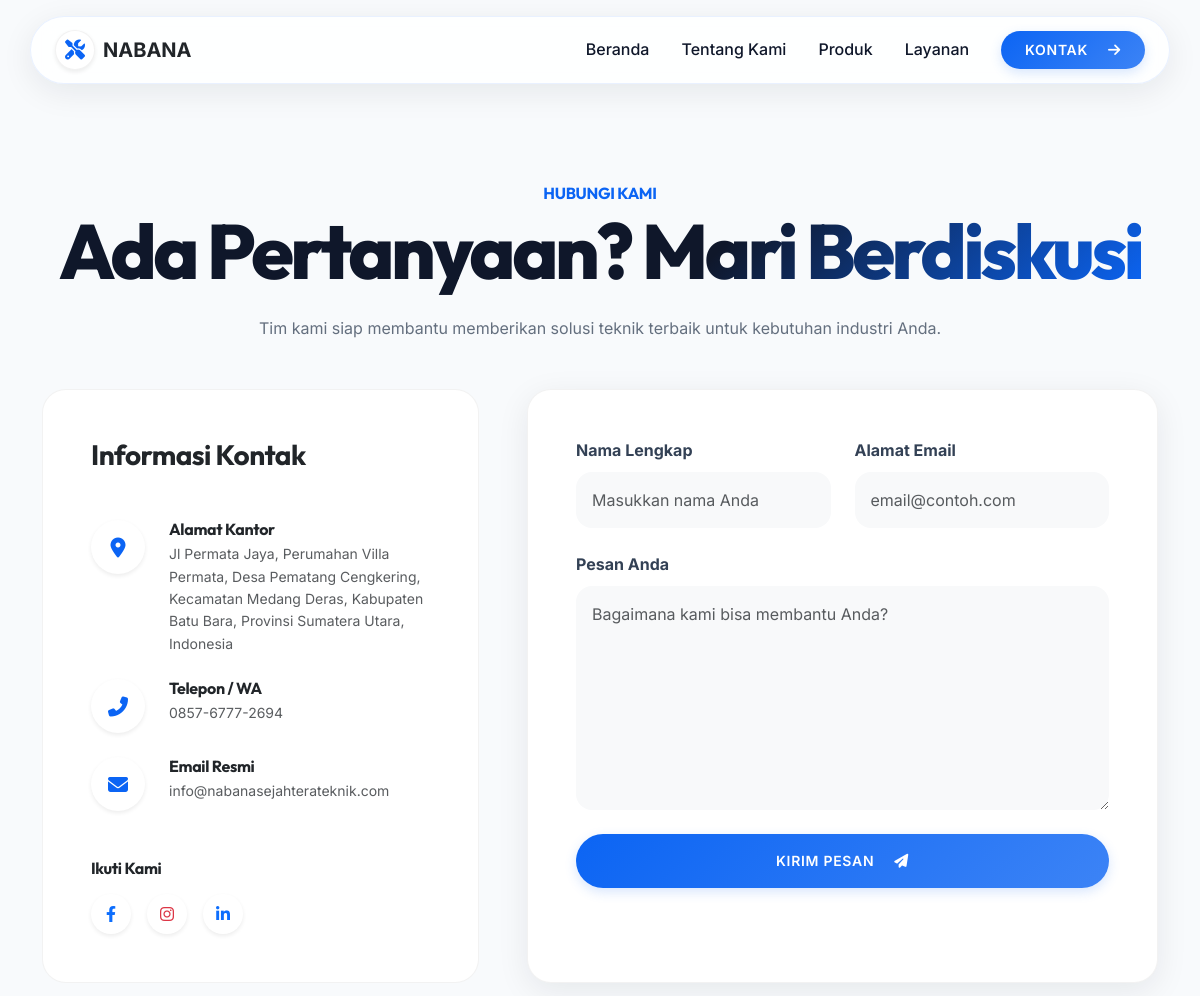
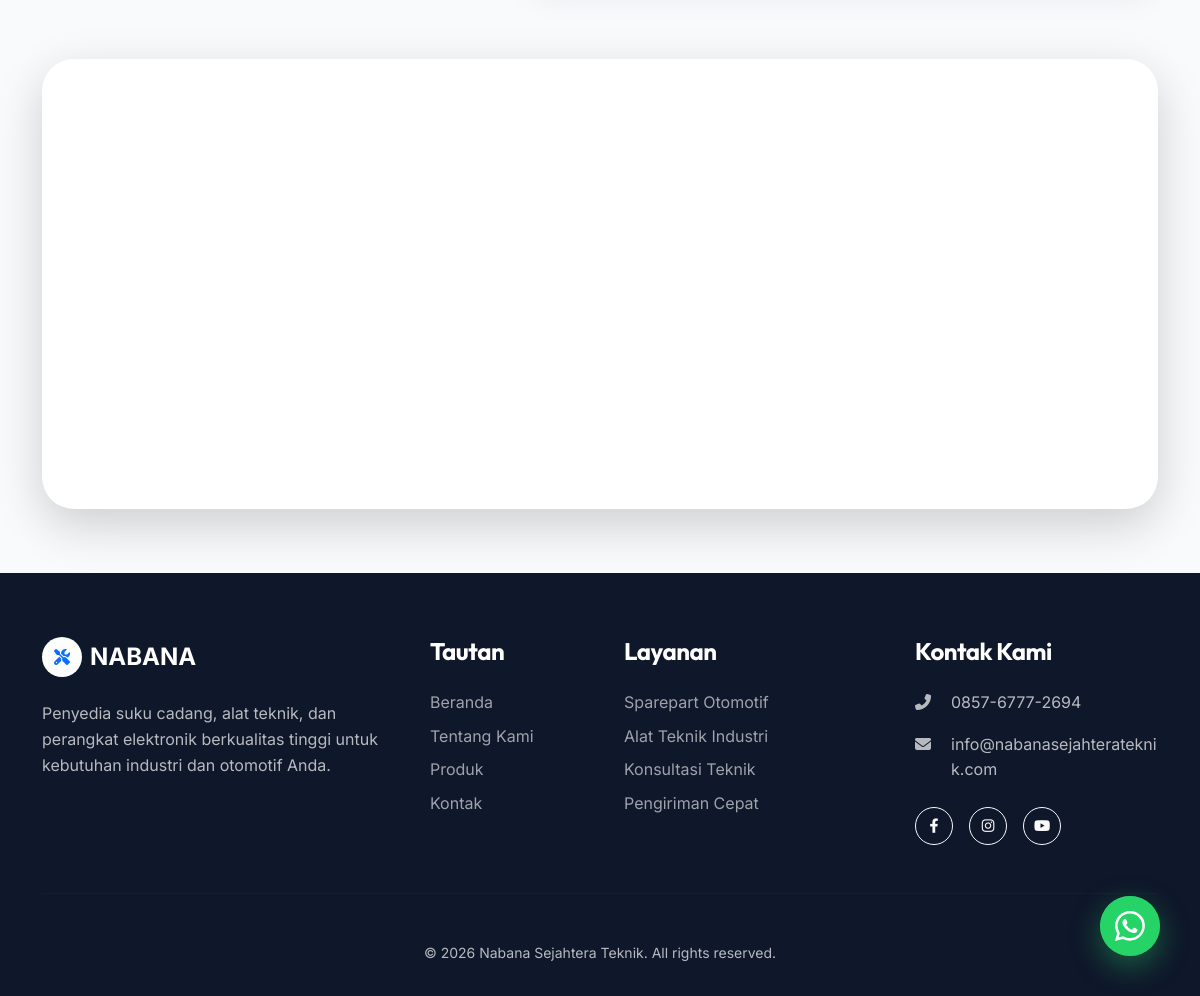
Page /kontak on the committed database (2 pictures, top to bottom).
### tables this page shows
CREATE TABLE `settings` (
    `id` INT(11) UNSIGNED NOT NULL AUTO_INCREMENT,
    `setting_key` VARCHAR(100) NOT NULL,
    `setting_value` TEXT DEFAULT NULL,
    `setting_group` VARCHAR(50) DEFAULT 'general',
    `updated_at` TIMESTAMP DEFAULT CURRENT_TIMESTAMP ON UPDATE CURRENT_TIMESTAMP,
    PRIMARY KEY (`id`),
    UNIQUE KEY `uk_setting_key` (`setting_key`)
);

### controllers/ContactController.php (called while the page is built, shortened)
<?php
class ContactController {
    public function index() {
        require VIEWS_PATH . 'layouts/header.php';
        require VIEWS_PATH . 'contact/index.php';
        require VIEWS_PATH . 'layouts/footer.php';
    }
}

### index.php (called while the page is built, shortened)
<?php
require_once __DIR__ . '/helpers/functions.php';
require_once __DIR__ . '/routes.php';

### views/contact/index.php (the view, shortened to what this page needs)
<section class="section-padding page-header-spacing">
    <div class="container">
        <div class="text-center mb-5 animate-fade-up">
            <h6 class="text-primary-custom fw-bold text-uppercase mb-2">Hubungi Kami</h6>
            <h1 class="page-title">Ada Pertanyaan? <span class="text-gradient">Mari Berdiskusi</span></h1>
            <p class="lead-mobile opacity-75 max-w-600 mx-auto">Tim kami siap membantu memberikan solusi teknik terbaik untuk kebutuhan industri Anda.</p>
        </div>
        <div class="row g-5">
            <div class="col-lg-5">
                <div class="premium-card bg-blue-light h-100 p-4 p-md-5">
                    <h3 class="fw-bold text-dark mb-5">Informasi Kontak</h3>
                    <div class="contact-info-item d-flex mb-4">
                        <div class="bg-white text-primary-custom shadow-sm rounded-circle d-flex align-items-center justify-content-center flex-shrink-0" style="width: 54px; height: 54px;">
                            <i class="fas fa-map-marker-alt fa-lg"></i>
                        </div>
                        <div class="ms-4">
                            <h6 class="fw-bold text-dark mb-1">Alamat Kantor</h6>
                            <p class="text-muted small mb-0"><?php echo esc(getSetting('company_address')); ?></p>
                        </div>
                    </div>
                    <div class="contact-info-item d-flex mb-4">
                        <div class="bg-white text-primary-custom shadow-sm rounded-circle d-flex align-items-center justify-content-center flex-shrink-0" style="width: 54px; height: 54px;">
                            <i class="fas fa-phone-alt fa-lg"></i>
                        </div>
                        <div class="ms-4">
                            <h6 class="fw-bold text-dark mb-1">Telepon / WA</h6>
                            <p class="text-muted small mb-0"><?php echo esc(getSetting('company_phone')); ?></p>
                        </div>
                    </div>
                    <div class="contact-info-item d-flex mb-5">
                        <div class="bg-white text-primary-custom shadow-sm rounded-circle d-flex align-items-center justify-content-center flex-shrink-0" style="width: 54px; height: 54px;">
                            <i class="fas fa-envelope fa-lg"></i>
                        </div>
                        <div class="ms-4">
                            <h6 class="fw-bold text-dark mb-1">Email Resmi</h6>
                            <p class="text-muted small mb-0"><?php echo esc(getSetting('company_email')); ?></p>
                        </div>
                    </div>
                    <div class="mt-auto">
                        <h6 class="fw-bold text-dark mb-3">Ikuti Kami</h6>
                        <div class="social-links d-flex gap-3">
                            <a href="#" class="btn btn-white shadow-sm rounded-circle p-0 d-flex align-items-center justify-content-center" style="width: 40px; height: 40px;"><i class="fab fa-facebook-f text-primary"></i></a>
                            <a href="#" class="btn btn-white shadow-sm rounded-circle p-0 d-flex align-items-center justify-content-center" style="width: 40px; height: 40px;"><i class="fab fa-instagram text-danger"></i></a>
                            <a href="#" class="btn btn-white shadow-sm rounded-circle p-0 d-flex align-items-center justify-content-center" style="width: 40px; height: 40px;"><i class="fab fa-linkedin-in text-primary"></i></a>
                        </div>
                    </div>
                </div>
            </div>
            <div class="col-lg-7">
                <div class="premium-card glass p-4 p-md-5">
                    <form action="<?php echo BASE_URL; ?>/kontak" method="POST">
                        <div class="row g-4">
                            <div class="col-md-6">
                                <label class="form-label fw-bold">Nama Lengkap</label>
                                <input type="text" name="name" class="form-control rounded-4 p-3 border-0 bg-light" placeholder="Masukkan nama Anda" required>
                            </div>
                            <div class="col-md-6">
                                <label class="form-label fw-bold">Alamat Email</label>
                                <input type="email" name="email" class="form-control rounded-4 p-3 border-0 bg-light" placeholder="email@contoh.com" required>
                            </div>
                            <div class="col-12">
                                <label class="form-label fw-bold">Pesan Anda</label>
                                <textarea name="message" rows="8" class="form-control rounded-4 p-3 border-0 bg-light" placeholder="Bagaimana kami bisa membantu Anda?" required></textarea>
                            </div>
                            <div class="col-12">
                                <button type="submit" class="btn-premium btn-primary-premium w-100 justify-content-center py-3">
                                    Kirim Pesan <i class="fas fa-paper-plane ms-2"></i>
                                </button>
                            </div>
                        </div>
                    </form>
                </div>
            </div>
        <div class="mt-5 pt-4 animate-fade-up">
            <div class="premium-card p-0 overflow-hidden rounded-5 shadow-lg border-0">
                <div style="width: 100%; height: 450px;">
                    <iframe
                        src="https://www.google.com/maps/embed?pb=!1m18!1m12!1m3!1d127441.22238478446!2d99.30948924335938!3d3.461331700000001!2m3!1f0!2f0!3f0!3m2!1i1024!2i768!4f13.1!3m3!1m2!1s0x3031835700000001%3A0x6b6c0e0000000000!2sKabupaten%20Batu%20Bara%2C%20Sumatera%20Utara!5e0!3m2!1sid!2sid!4v1700000000000!5m2!1sid!2sid"
                        width="100%" height="100%" style="border:0;" allowfullscreen="" loading="lazy"></iframe>
                </div>
            </div>
        </div>
    </div>
</section>

### views/layouts/footer.php (shortened to what this page needs)
</main>
<footer class="main-footer">
    <div class="container">
        <div class="row g-5">
            <div class="col-lg-4">
                <div class="footer-brand d-flex align-items-center mb-4">
                    <div class="brand-icon bg-white text-primary rounded-circle d-flex align-items-center justify-content-center me-2" style="width: 40px; height: 40px;">
                        <i class="fas fa-tools"></i>
                    </div>
                    <span class="fw-bold text-white h4 mb-0">NABANA</span>
                </div>
                <p class="mb-4">Penyedia suku cadang, alat teknik, dan perangkat elektronik berkualitas tinggi untuk kebutuhan industri dan otomotif Anda.</p>
            </div>
            <div class="col-lg-2 col-md-4">
                <h4>Tautan</h4>
                <a href="<?php echo BASE_URL; ?>" class="footer-link">Beranda</a>
                <a href="<?php echo BASE_URL; ?>/tentang-kami" class="footer-link">Tentang Kami</a>
                <a href="<?php echo BASE_URL; ?>/produk" class="footer-link">Produk</a>
                <a href="<?php echo BASE_URL; ?>/kontak" class="footer-link">Kontak</a>
            </div>
            <div class="col-lg-3 col-md-4">
                <h4>Layanan</h4>
                <a href="#" class="footer-link">Sparepart Otomotif</a>
                <a href="#" class="footer-link">Alat Teknik Industri</a>
                <a href="#" class="footer-link">Konsultasi Teknik</a>
                <a href="#" class="footer-link">Pengiriman Cepat</a>
            </div>
            <div class="col-lg-3 col-md-4">
                <h4>Kontak Kami</h4>
                <ul class="list-unstyled footer-contact-list">
                    <li class="d-flex mb-3">
                        <i class="fas fa-phone-alt mt-1 me-3 text-accent flex-shrink-0" style="width: 20px;"></i>
                        <a href="tel:<?php echo getSetting('company_phone'); ?>" class="text-reset text-decoration-none">
                            <?php echo esc(getSetting('company_phone') ?? '+62 857 6777 2694'); ?>
                        </a>
                    </li>
                    <li class="d-flex mb-4">
                        <i class="fas fa-envelope mt-1 me-3 text-accent flex-shrink-0" style="width: 20px;"></i>
                        <a href="mailto:<?php echo getSetting('company_email'); ?>" class="text-reset text-decoration-none text-break">
                            <?php echo esc(getSetting('company_email') ?? 'info@nabana.com'); ?>
                        </a>
                    </li>
                </ul>
                <div class="social-links d-flex gap-3">
                    <a href="#" class="btn btn-outline-light rounded-circle p-0 d-flex align-items-center justify-content-center" style="width: 38px; height: 38px; font-size: 0.9rem;"><i class="fab fa-facebook-f"></i></a>
                    <a href="#" class="btn btn-outline-light rounded-circle p-0 d-flex align-items-center justify-content-center" style="width: 38px; height: 38px; font-size: 0.9rem;"><i class="fab fa-instagram"></i></a>
                    <a href="#" class="btn btn-outline-light rounded-circle p-0 d-flex align-items-center justify-content-center" style="width: 38px; height: 38px; font-size: 0.9rem;"><i class="fab fa-youtube"></i></a>
                </div>
            </div>
        </div>
        <hr class="my-5" style="border-color: rgba(255,255,255,0.1);">
        <div class="text-center">
            <p class="mb-0 small">&copy; <?php echo date('Y'); ?> Nabana Sejahtera Teknik. All rights reserved.</p>
        </div>
    </div>
</footer>
<?php echo getWhatsAppFloatingButton(); ?>
</body>
</html>

### rows in the picture
settings: setting_value "Jl Permata Jaya, Perumahan Villa Permata, Desa Pematang Cengkering, Kecamatan Medang Deras, Kabupaten Batu Bara, Provinsi Sumatera Utara, Indonesia"
settings: setting_value "0857-6777-2694"
settings: setting_value "info@nabanasejahterateknik.com"
